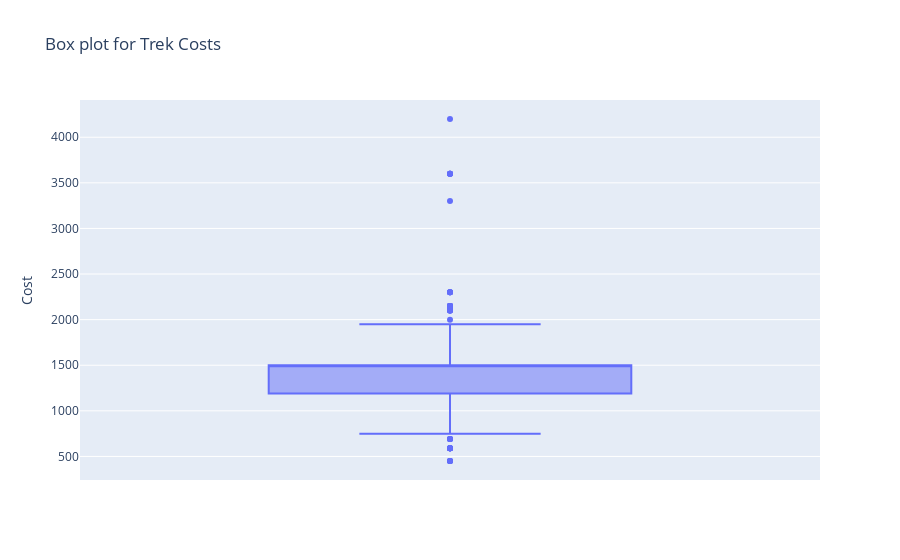

Notebook cell for this chart:
### Code cell
fig = px.box(df,
             y='Cost',
             title='Box plot for Trek Costs',
             hover_data=['Trek', 'Time']
            )

fig.show()

### Figure 1 — Plotly figure (JSON) as saved in the notebook; plotly's stock layout.template omitted (floating-point values rounded to 4 significant figures; data arrays with more than 128 entries replaced by an {"elided": "..."} marker saying what was removed)
{"data": [{"alignmentgroup": "True", "customdata": {"elided": "383x2 str values"}, "hovertemplate": "Cost=%{y}<br>Trek=%{customdata[0]}<br>Time=%{customdata[1]}<extra></extra>", "legendgroup": "", "marker": {"color": "#636efa"}, "name": "", "notched": false, "offsetgroup": "", "orientation": "v", "showlegend": false, "type": "box", "x0": " ", "xaxis": "x", "y": {"elided": "383 int values"}, "y0": " ", "yaxis": "y"}], "layout": {"boxmode": "group", "legend": {"tracegroupgap": 0}, "title": {"text": "Box plot for Trek Costs"}, "xaxis": {"anchor": "y", "domain": [0, 1]}, "yaxis": {"anchor": "x", "domain": [0, 1], "title": {"text": "Cost"}}}}
